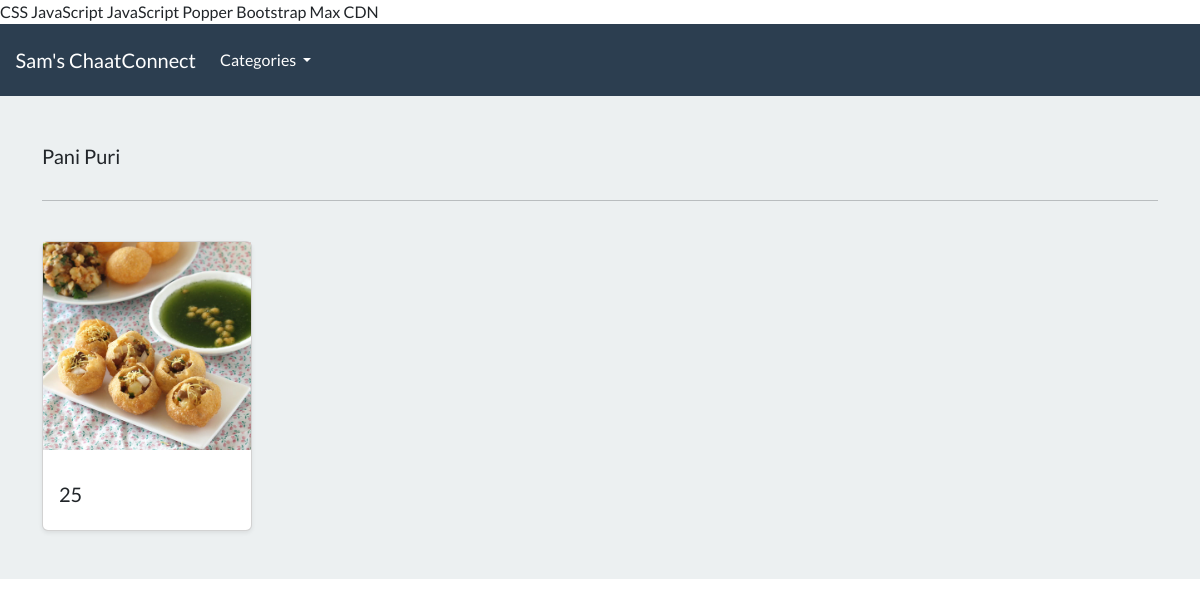
Page /search/pani-puri on the committed database.
### food/models.py (models this page shows, shortened)
class Category(models.Model):
    name = models.CharField(max_length=250, db_index=True)
    slug = models.SlugField(max_length = 250 , unique=True)
    class Meta:
        verbose_name_plural = 'categories'
    def get_absolute_url(self):
        return reverse('list-category', args=[self.slug])

class Product(models.Model):
    Category = models.ForeignKey(Category, related_name='product', on_delete=models.CASCADE, null=True)
    title = models.CharField(max_length= 250)
    slug = models.SlugField(max_length=250, unique=True)
    ingredients = models.TextField()
    instructions = models.TextField()
    prep_time = models.IntegerField(help_text='Preparation time in minutes')
    image = models.ImageField(upload_to='imagees/')
    class Meta:
        verbose_name_plural = 'Products'
    def get_absolute_url(self):
        return reverse('product-details', args=[self.slug])

### food/views.py (the view)
# urls.py: path('search/<slug:category_slug>', views.list_category, name='list-category'),
def list_category(request, category_slug=None):
    category = get_object_or_404(Category, slug=category_slug)
    products = Product.objects.filter(Category=category)
    return render(request, 'food/list-category.html', {'category': category, 'products': products})

### food/views.py (called while the page is built)
def categories(request):
    all_categories = Category.objects.all()
    return {'all_categories': all_categories}

### food/templates/food/list-category.html (shortened to what this page needs)
{% extends "./base.html" %}
{% load static %}
{% block content %}
<main>
  <div class="album py-5 bg-light">
    <div class="container">
      <div class="pb-3 h5"> {{category.name | capfirst}} </div>
      <hr>
      <br>
      <div class="row row-cols-1 row-cols-sm-2 row-cols-md-5 g-3">
        {% for product in  products %}
        <div class="col">
          <div class="card shadow-sm">
          <img class="img-fluid" alt="Responsive image" src="{{product.image.url}}">
            <div class="card-body">
              <div class="d-flex justify-content-between align-items-center">
                <h5> {{product.prep_time}} </h5>
              </div>
            </div>
          </div>
        </div>
        {% endfor %}
      </div>
    </div>
  </div>
</main>
{% endblock %}

### rows in the picture
Category: name "Pani Puri"
Product: image (picture), prep_time "25"
